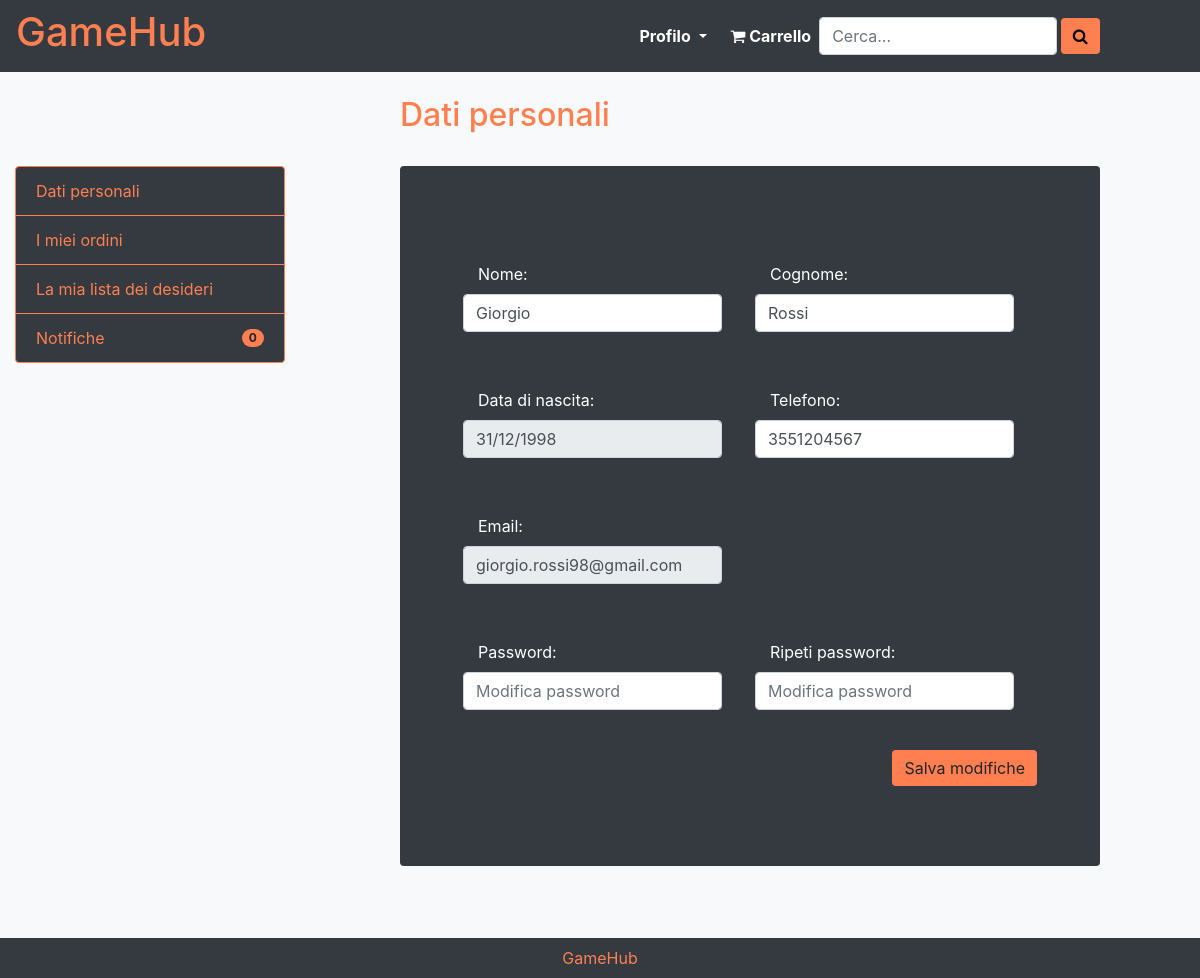
Page /profile.php (signed in) on the committed database.
### tables this page shows
create table customer (
     userId int not null AUTO_INCREMENT,
     name varchar(128) not null,
     surname varchar(128) not null,
     birthDate date not null,
     phone char(10) not null,
     email varchar(128) not null,
     password varchar(128) not null,
     constraint IDcustomer_id primary key (userId));

### db/database.php (called while the page is built, shortened)
<?php
class DatabaseHelper{
    private $db;
    public function __construct($servername, $username, $password, $dbname, $port){
        $this->db = new mysqli($servername, $username, $password, $dbname, $port);
    }
    private function executeQuery($query,$types='',$values=null){
        $stmt = $this->db->prepare($query);
        if($types != '' && $values !=null) {
            $stmt->bind_param($types, ...$values);
        }
        $stmt->execute();
        return $stmt;
    }
    public function executeRead($query, $types='', $values=null){
        $stmt = $this->executeQuery($query,$types,$values);
        if($stmt){
            $result = $stmt->get_result();
            return $result->fetch_all(MYSQLI_ASSOC);
        }
        return null;
    }
}
?>

### bootstrap.php (called while the page is built, shortened)
<?php
    require_once("utils/functions.php");
    require_once("db/Database_Reader.php");
    $dbr = new Database_Reader();
    ?>

### db/Database_Reader.php (called while the page is built, shortened)
<?php
require_once("db/database.php");
class Database_Reader extends DatabaseHelper
{
    public function getUserData($id) {
        if(strpos($id,"c:")!== false)
            return $this->getCustomerData(substr($id,2));
        else return $this->getSellerData(substr($id,2));
    }
    private function getCustomerData($id){
        $query = "SELECT name, surname, birthDate, email, phone FROM customer WHERE userId = ?;";
        return parent::executeRead($query,'i',[$id]);
    }
}

### utils/functions.php (called while the page is built, shortened)
<?php
    function reverseDate($date) {
        $reversed = date_create_from_format('Y-m-d', $date);
        $reversed = date_format($reversed, 'd-m-Y');
        return str_replace("-", "/", $reversed);
    }
?>

### template/template-data.php (the view)
<?php $user = $templateParams["user"][0]; ?>
<div class="col-md-7 my-4 bg-dark rounded offset-md-1">
    <div class="py-3">
        <form class="bg-dark mt-4 mb-4 px-5 py-4 rounded"  action="<?php echo htmlspecialchars($_SERVER["PHP_SELF"]); ?>" method="POST" >
            <div class="form-row">
                <div class="form-group col-md-6 my-4">
                    <label for="name" class="col-11 text-left mt-2">Nome:</label>
                    <input type="text" name="name" class="form-control col-11" id="name" aria-describedby="" value="<?php echo $user["name"];?>" required>
                </div>
                <div class="form-group col-md-6 my-4">
                    <label for="surname" class="col-11 text-left mt-2">Cognome:</label>
                    <input type="text" name="surname" class="form-control col-11"  id="surname" aria-describedby="" value="<?php echo $user["surname"];?>" required>
                </div>
            </div>
            <div class="form-row">
                <div class="form-group col-md-6 my-4">
                    <label for="birthdate" class="col-11 text-left mt-2">Data di nascita:</label>
                    <input type="text" class="form-control col-11" disabled id="birthdate" aria-describedby="" value="<?php echo reverseDate($user["birthDate"]);?>">
                </div>
                <div class="form-group col-md-6 my-4">
                    <label for="phone_number" class="col-11 text-left mt-2">Telefono:</label>
                    <input type="tel" name="phone_number" class="form-control col-11" id="phone_number" aria-describedby="" value="<?php echo $user["phone"] ?>" required>
                </div>
            </div>
            <div class="form-row">
                <div class="form-group col-md-6 my-4">
                    <label for="email" class="col-11 text-left mt-2">Email:</label>
                    <input type="email" name="email" class="form-control col-11" id="email" aria-describedby="emailHelp" value="<?php echo $user["email"];?>" disabled>
                </div>
            </div>
            <div class="form-row">
                <div class="form-group col-md-6 my-4">
                    <label for="password"  class="col-11 text-left mt-2">Password:</label>
                    <input type="password" name="password" class="form-control col-11" id="password" placeholder="Modifica password" required>
                </div>
                <div class="form-group col-md-6 my-4">
                    <label for="repeat_password" class="col-11 text-left mt-2">Ripeti password:</label>
                    <input type="password" name="repeat_password" class="form-control col-11" id="repeat_password" aria-describedby="" placeholder="Modifica password"required>
                </div>
            </div>
            <div class="form-group text-right mt-3">
                <button type="submit" value="perform" name="modifies"class="btn btn-light">Salva modifiche</button>
            </div>
        </form>
    </div>
</div>

### css/index.css (style rules this page uses)
html, body { height: 100%; margin: 0; color:white; }
.btn { background-color: coral; border: none; }

### rows in the picture
customer: name "Giorgio", surname "Rossi", birthDate "31/12/1998", phone_number "3551204567", email "giorgio.rossi98@gmail.com"

### other values in the picture
$templateParams["header"] "Dati personali"
$dbr->getUnreadNotifies($userId) "0"
